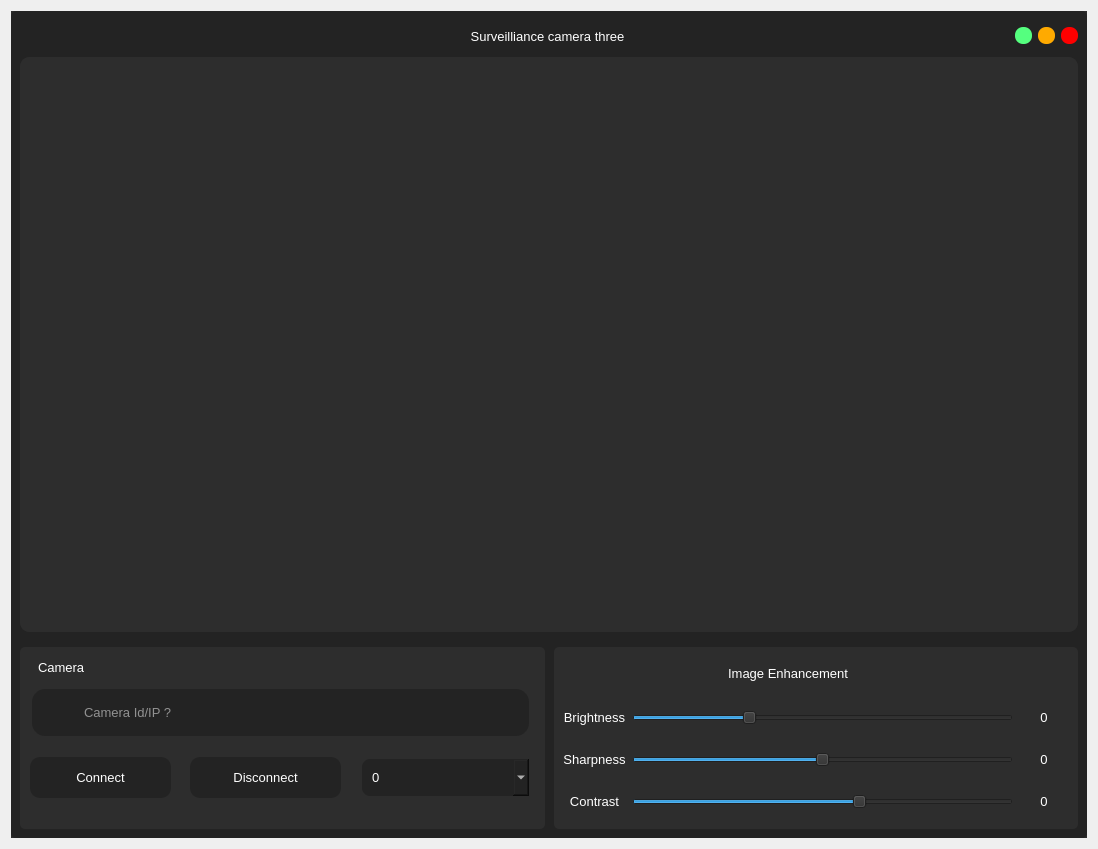
<?xml version="1.0" encoding="UTF-8"?>
<ui version="4.0">
 <class>Dialog</class>
 <widget class="QDialog" name="Dialog">
  <property name="geometry">
   <rect>
    <x>0</x>
    <y>0</y>
    <width>1098</width>
    <height>849</height>
   </rect>
  </property>
  <property name="minimumSize">
   <size>
    <width>1098</width>
    <height>819</height>
   </size>
  </property>
  <property name="maximumSize">
   <size>
    <width>1098</width>
    <height>880</height>
   </size>
  </property>
  <property name="windowTitle">
   <string>Dialog</string>
  </property>
  <layout class="QVBoxLayout" name="verticalLayout">
   <item>
    <widget class="QFrame" name="frame">
     <property name="styleSheet">
      <string notr="true">background-color: rgb(45, 45, 45);</string>
     </property>
     <property name="frameShape">
      <enum>QFrame::NoFrame</enum>
     </property>
     <property name="frameShadow">
      <enum>QFrame::Raised</enum>
     </property>
     <layout class="QVBoxLayout" name="verticalLayout_4">
      <property name="spacing">
       <number>0</number>
      </property>
      <property name="leftMargin">
       <number>0</number>
      </property>
      <property name="topMargin">
       <number>0</number>
      </property>
      <property name="rightMargin">
       <number>0</number>
      </property>
      <property name="bottomMargin">
       <number>0</number>
      </property>
      <item>
       <widget class="QFrame" name="frame_2">
        <property name="styleSheet">
         <string notr="true">QFrame{
	background-color: rgb(35, 35, 35);
	border-radius:5px;
}</string>
        </property>
        <property name="frameShape">
         <enum>QFrame::NoFrame</enum>
        </property>
        <property name="frameShadow">
         <enum>QFrame::Raised</enum>
        </property>
        <layout class="QVBoxLayout" name="verticalLayout_2">
         <property name="leftMargin">
          <number>0</number>
         </property>
         <property name="topMargin">
          <number>0</number>
         </property>
         <property name="rightMargin">
          <number>0</number>
         </property>
         <property name="bottomMargin">
          <number>0</number>
         </property>
         <item>
          <widget class="QFrame" name="frame_3">
           <property name="minimumSize">
            <size>
             <width>0</width>
             <height>40</height>
            </size>
           </property>
           <property name="maximumSize">
            <size>
             <width>16777215</width>
             <height>30</height>
            </size>
           </property>
           <property name="frameShape">
            <enum>QFrame::NoFrame</enum>
           </property>
           <property name="frameShadow">
            <enum>QFrame::Raised</enum>
           </property>
           <layout class="QHBoxLayout" name="horizontalLayout">
            <property name="topMargin">
             <number>0</number>
            </property>
            <property name="bottomMargin">
             <number>0</number>
            </property>
            <item>
             <widget class="QLabel" name="label">
              <property name="minimumSize">
               <size>
                <width>60</width>
                <height>0</height>
               </size>
              </property>
              <property name="maximumSize">
               <size>
                <width>60</width>
                <height>16777215</height>
               </size>
              </property>
              <property name="text">
               <string/>
              </property>
              <property name="pixmap">
               <pixmap resource="../resource/asset.qrc">:/icons/asset/video.svg</pixmap>
              </property>
             </widget>
            </item>
            <item>
             <widget class="QLabel" name="label_2">
              <property name="font">
               <font>
                <family>Arial</family>
                <pointsize>10</pointsize>
               </font>
              </property>
              <property name="styleSheet">
               <string notr="true">QLabel{
	color: rgb(255, 255, 255);
}</string>
              </property>
              <property name="text">
               <string>Surveilliance camera three</string>
              </property>
              <property name="alignment">
               <set>Qt::AlignCenter</set>
              </property>
             </widget>
            </item>
            <item>
             <widget class="QPushButton" name="btn_minimize">
              <property name="minimumSize">
               <size>
                <width>16</width>
                <height>16</height>
               </size>
              </property>
              <property name="maximumSize">
               <size>
                <width>17</width>
                <height>17</height>
               </size>
              </property>
              <property name="styleSheet">
               <string notr="true">QPushButton{
	background-color: rgb(85, 255, 127);
	border:none;
	border-radius: 8px;
}

QPushButton:hover{	
	background-color: rgba(85, 255, 127,150);
	
}</string>
              </property>
              <property name="text">
               <string/>
              </property>
             </widget>
            </item>
            <item>
             <widget class="QPushButton" name="btn_maximize">
              <property name="minimumSize">
               <size>
                <width>16</width>
                <height>16</height>
               </size>
              </property>
              <property name="maximumSize">
               <size>
                <width>17</width>
                <height>17</height>
               </size>
              </property>
              <property name="styleSheet">
               <string notr="true">QPushButton{
	
	background-color: rgb(255, 170, 0);
	border:none;
	border-radius: 8px;
}

QPushButton:hover{	
	background-color: rgba(255, 170, 0,150);
	
}</string>
              </property>
              <property name="text">
               <string/>
              </property>
             </widget>
            </item>
            <item>
             <widget class="QPushButton" name="btn_close">
              <property name="minimumSize">
               <size>
                <width>16</width>
                <height>16</height>
               </size>
              </property>
              <property name="maximumSize">
               <size>
                <width>17</width>
                <height>17</height>
               </size>
              </property>
              <property name="styleSheet">
               <string notr="true">QPushButton{
	background-color: rgb(255, 0, 0);
	border:none;
	border-radius: 8px;
}

QPushButton:hover{	
	background-color: rgba(255, 0, 0,150);
	
}</string>
              </property>
              <property name="text">
               <string/>
              </property>
             </widget>
            </item>
           </layout>
          </widget>
         </item>
         <item>
          <widget class="QFrame" name="frame_4">
           <property name="frameShape">
            <enum>QFrame::NoFrame</enum>
           </property>
           <property name="frameShadow">
            <enum>QFrame::Raised</enum>
           </property>
           <layout class="QVBoxLayout" name="verticalLayout_3">
            <property name="leftMargin">
             <number>9</number>
            </property>
            <property name="topMargin">
             <number>0</number>
            </property>
            <property name="rightMargin">
             <number>9</number>
            </property>
            <property name="bottomMargin">
             <number>0</number>
            </property>
            <item>
             <widget class="QFrame" name="camera_view">
              <property name="minimumSize">
               <size>
                <width>0</width>
                <height>400</height>
               </size>
              </property>
              <property name="styleSheet">
               <string notr="true">QFrame{
	border-radius:10px;
	background-color: rgb(45, 45, 45);
}</string>
              </property>
              <property name="frameShape">
               <enum>QFrame::NoFrame</enum>
              </property>
              <property name="frameShadow">
               <enum>QFrame::Raised</enum>
              </property>
              <layout class="QVBoxLayout" name="verticalLayout_5">
               <property name="spacing">
                <number>6</number>
               </property>
               <property name="leftMargin">
                <number>0</number>
               </property>
               <property name="topMargin">
                <number>0</number>
               </property>
               <property name="rightMargin">
                <number>0</number>
               </property>
               <property name="bottomMargin">
                <number>0</number>
               </property>
               <item>
                <widget class="QLabel" name="camera_feeds">
                 <property name="font">
                  <font>
                   <family>Arial</family>
                   <pointsize>12</pointsize>
                  </font>
                 </property>
                 <property name="styleSheet">
                  <string notr="true">QLabel{
	color: rgb(255, 255, 255);
	border-radius:10px;
	background-color: rgb(45, 45, 45);
}</string>
                 </property>
                 <property name="text">
                  <string/>
                 </property>
                 <property name="pixmap">
                  <pixmap resource="../resource/asset.qrc">:/icons/asset/camera-off.svg</pixmap>
                 </property>
                 <property name="alignment">
                  <set>Qt::AlignCenter</set>
                 </property>
                </widget>
               </item>
              </layout>
             </widget>
            </item>
           </layout>
          </widget>
         </item>
         <item>
          <widget class="QFrame" name="frame_5">
           <property name="maximumSize">
            <size>
             <width>16777215</width>
             <height>200</height>
            </size>
           </property>
           <property name="frameShape">
            <enum>QFrame::NoFrame</enum>
           </property>
           <property name="frameShadow">
            <enum>QFrame::Raised</enum>
           </property>
           <layout class="QHBoxLayout" name="horizontalLayout_2">
            <property name="spacing">
             <number>9</number>
            </property>
            <property name="leftMargin">
             <number>9</number>
            </property>
            <item>
             <widget class="QFrame" name="frame_6">
              <property name="minimumSize">
               <size>
                <width>525</width>
                <height>0</height>
               </size>
              </property>
              <property name="maximumSize">
               <size>
                <width>520</width>
                <height>16777215</height>
               </size>
              </property>
              <property name="styleSheet">
               <string notr="true">
QFrame{
	background-color: rgb(45, 45, 45);
	border-radius:5px;
}</string>
              </property>
              <property name="frameShape">
               <enum>QFrame::StyledPanel</enum>
              </property>
              <property name="frameShadow">
               <enum>QFrame::Raised</enum>
              </property>
              <widget class="QLabel" name="label_28">
               <property name="geometry">
                <rect>
                 <x>20</x>
                 <y>50</y>
                 <width>41</width>
                 <height>31</height>
                </rect>
               </property>
               <property name="styleSheet">
                <string notr="true">background-color: rgb(35,35,35);</string>
               </property>
               <property name="text">
                <string/>
               </property>
               <property name="pixmap">
                <pixmap resource="../resource/asset.qrc">:/icons/asset/video.svg</pixmap>
               </property>
              </widget>
              <widget class="QPushButton" name="btn_exit_cam_connect">
               <property name="geometry">
                <rect>
                 <x>10</x>
                 <y>110</y>
                 <width>141</width>
                 <height>41</height>
                </rect>
               </property>
               <property name="font">
                <font>
                 <pointsize>10</pointsize>
                </font>
               </property>
               <property name="styleSheet">
                <string notr="true">QPushButton{
	color: rgb(255, 255, 255);
	background-color: rgb(35, 35, 35);
	border:none;
	border-radius: 10px;
}

QPushButton:hover{
	border-radius: 20px;
}

QPushButton:pressed{
	border: 2px solid rgb(255,255,255);	
}</string>
               </property>
               <property name="text">
                <string>Connect</string>
               </property>
               <property name="icon">
                <iconset resource="../resource/asset.qrc">
                 <normaloff>:/icons/asset/video.svg</normaloff>:/icons/asset/video.svg</iconset>
               </property>
               <property name="iconSize">
                <size>
                 <width>30</width>
                 <height>30</height>
                </size>
               </property>
               <property name="flat">
                <bool>true</bool>
               </property>
              </widget>
              <widget class="QLineEdit" name="exit_cam_ip">
               <property name="geometry">
                <rect>
                 <x>10</x>
                 <y>40</y>
                 <width>501</width>
                 <height>51</height>
                </rect>
               </property>
               <property name="font">
                <font>
                 <pointsize>10</pointsize>
                </font>
               </property>
               <property name="styleSheet">
                <string notr="true">QLineEdit{
    background-color: rgb(35,35,35);
	color: rgb(255, 255, 255);
	border: 2px solid  rgb(45, 45, 45);
	border-radius:15px;
	padding-left: 50px;
}

QLineEdit:hover{
	border:2px solid rgb(35, 35, 35);
}

QLineEdit:focus{
	border:2px solid rgb(255, 255, 255);
}</string>
               </property>
               <property name="placeholderText">
                <string>Camera Id/IP ?</string>
               </property>
               <property name="clearButtonEnabled">
                <bool>true</bool>
               </property>
              </widget>
              <widget class="QComboBox" name="exit_comboBox">
               <property name="geometry">
                <rect>
                 <x>340</x>
                 <y>110</y>
                 <width>171</width>
                 <height>41</height>
                </rect>
               </property>
               <property name="minimumSize">
                <size>
                 <width>0</width>
                 <height>41</height>
                </size>
               </property>
               <property name="maximumSize">
                <size>
                 <width>16777215</width>
                 <height>41</height>
                </size>
               </property>
               <property name="font">
                <font>
                 <pointsize>10</pointsize>
                </font>
               </property>
               <property name="styleSheet">
                <string notr="true">QComboBox{
	background-color: rgb(35,35,35);
	color: rgb(255, 255, 255);
	border: 2px solid rgb(45, 45, 45);
	padding-left:10px;
	border-radius: 10px;
}</string>
               </property>
               <property name="frame">
                <bool>false</bool>
               </property>
               <item>
                <property name="text">
                 <string>0</string>
                </property>
               </item>
               <item>
                <property name="text">
                 <string>1</string>
                </property>
               </item>
               <item>
                <property name="text">
                 <string>2</string>
                </property>
               </item>
               <item>
                <property name="text">
                 <string>3</string>
                </property>
               </item>
               <item>
                <property name="text">
                 <string>4</string>
                </property>
               </item>
               <item>
                <property name="text">
                 <string>5</string>
                </property>
               </item>
              </widget>
              <widget class="QPushButton" name="btn_exit_cam_disconect">
               <property name="geometry">
                <rect>
                 <x>170</x>
                 <y>110</y>
                 <width>151</width>
                 <height>41</height>
                </rect>
               </property>
               <property name="font">
                <font>
                 <pointsize>10</pointsize>
                </font>
               </property>
               <property name="styleSheet">
                <string notr="true">QPushButton{
	color: rgb(255, 255, 255);
	background-color: rgb(35, 35, 35);
	border:none;
	border-radius: 10px;
}

QPushButton:hover{
	border-radius: 20px;
}

QPushButton:pressed{
	border: 2px solid rgb(255,255,255);	
}</string>
               </property>
               <property name="text">
                <string>Disconnect</string>
               </property>
               <property name="icon">
                <iconset resource="../resource/asset.qrc">
                 <normaloff>:/icons/asset/video-off.svg</normaloff>:/icons/asset/video-off.svg</iconset>
               </property>
               <property name="iconSize">
                <size>
                 <width>30</width>
                 <height>30</height>
                </size>
               </property>
               <property name="flat">
                <bool>true</bool>
               </property>
              </widget>
              <widget class="QLabel" name="label_15">
               <property name="geometry">
                <rect>
                 <x>10</x>
                 <y>10</y>
                 <width>451</width>
                 <height>20</height>
                </rect>
               </property>
               <property name="minimumSize">
                <size>
                 <width>0</width>
                 <height>20</height>
                </size>
               </property>
               <property name="maximumSize">
                <size>
                 <width>16777215</width>
                 <height>20</height>
                </size>
               </property>
               <property name="font">
                <font>
                 <family>Arial</family>
                 <pointsize>10</pointsize>
                </font>
               </property>
               <property name="styleSheet">
                <string notr="true">color: rgb(255, 255, 255);
padding-left:5px;</string>
               </property>
               <property name="text">
                <string>Camera </string>
               </property>
               <property name="alignment">
                <set>Qt::AlignLeading|Qt::AlignLeft|Qt::AlignVCenter</set>
               </property>
              </widget>
              <zorder>btn_exit_cam_connect</zorder>
              <zorder>exit_cam_ip</zorder>
              <zorder>exit_comboBox</zorder>
              <zorder>btn_exit_cam_disconect</zorder>
              <zorder>label_28</zorder>
              <zorder>label_15</zorder>
             </widget>
            </item>
            <item>
             <widget class="QFrame" name="frame_7">
              <property name="maximumSize">
               <size>
                <width>525</width>
                <height>16777215</height>
               </size>
              </property>
              <property name="styleSheet">
               <string notr="true">QFrame{
	background-color: rgb(45, 45, 45);
	border-radius:5px;
}</string>
              </property>
              <property name="frameShape">
               <enum>QFrame::NoFrame</enum>
              </property>
              <property name="frameShadow">
               <enum>QFrame::Raised</enum>
              </property>
              <layout class="QGridLayout" name="gridLayout">
               <property name="verticalSpacing">
                <number>20</number>
               </property>
               <item row="1" column="1">
                <widget class="QSlider" name="brightness">
                 <property name="toolTip">
                  <string/>
                 </property>
                 <property name="maximum">
                  <number>100</number>
                 </property>
                 <property name="value">
                  <number>30</number>
                 </property>
                 <property name="orientation">
                  <enum>Qt::Horizontal</enum>
                 </property>
                </widget>
               </item>
               <item row="2" column="0">
                <widget class="QLabel" name="entry_erosion_label">
                 <property name="font">
                  <font>
                   <family>Arial</family>
                   <pointsize>10</pointsize>
                   <weight>50</weight>
                   <bold>false</bold>
                  </font>
                 </property>
                 <property name="styleSheet">
                  <string notr="true">QLabel{
	color: rgb(255, 255, 255);
	background-color: rgb(45, 45, 45);
	border-radius: 10px;
}</string>
                 </property>
                 <property name="text">
                  <string>Sharpness</string>
                 </property>
                 <property name="alignment">
                  <set>Qt::AlignCenter</set>
                 </property>
                </widget>
               </item>
               <item row="1" column="0">
                <widget class="QLabel" name="entry_dilation_label">
                 <property name="font">
                  <font>
                   <family>Arial</family>
                   <pointsize>10</pointsize>
                   <weight>50</weight>
                   <bold>false</bold>
                  </font>
                 </property>
                 <property name="styleSheet">
                  <string notr="true">QLabel{
	color: rgb(255, 255, 255);
	background-color: rgb(45, 45, 45);
	border-radius: 10px;
}</string>
                 </property>
                 <property name="text">
                  <string>Brightness</string>
                 </property>
                 <property name="alignment">
                  <set>Qt::AlignCenter</set>
                 </property>
                </widget>
               </item>
               <item row="2" column="1">
                <widget class="QSlider" name="sharpness">
                 <property name="maximum">
                  <number>100</number>
                 </property>
                 <property name="singleStep">
                  <number>1</number>
                 </property>
                 <property name="value">
                  <number>50</number>
                 </property>
                 <property name="orientation">
                  <enum>Qt::Horizontal</enum>
                 </property>
                </widget>
               </item>
               <item row="3" column="0">
                <widget class="QLabel" name="entry_blur_label">
                 <property name="font">
                  <font>
                   <family>Arial</family>
                   <pointsize>10</pointsize>
                   <weight>50</weight>
                   <bold>false</bold>
                  </font>
                 </property>
                 <property name="styleSheet">
                  <string notr="true">QLabel{
	color: rgb(255, 255, 255);
	background-color: rgb(45, 45, 45);
	border-radius: 10px;
}</string>
                 </property>
                 <property name="text">
                  <string>Contrast</string>
                 </property>
                 <property name="alignment">
                  <set>Qt::AlignCenter</set>
                 </property>
                </widget>
               </item>
               <item row="1" column="2">
                <widget class="QLabel" name="brightness_value">
                 <property name="minimumSize">
                  <size>
                   <width>50</width>
                   <height>0</height>
                  </size>
                 </property>
                 <property name="font">
                  <font>
                   <family>Arial</family>
                   <pointsize>10</pointsize>
                   <weight>50</weight>
                   <bold>false</bold>
                  </font>
                 </property>
                 <property name="styleSheet">
                  <string notr="true">QLabel{
	color: rgb(255, 255, 255);
	background-color: rgb(45, 45, 45);
	border-radius: 10px;
}</string>
                 </property>
                 <property name="text">
                  <string>0</string>
                 </property>
                 <property name="alignment">
                  <set>Qt::AlignCenter</set>
                 </property>
                </widget>
               </item>
               <item row="0" column="0" colspan="2">
                <widget class="QLabel" name="label_14">
                 <property name="minimumSize">
                  <size>
                   <width>0</width>
                   <height>20</height>
                  </size>
                 </property>
                 <property name="maximumSize">
                  <size>
                   <width>16777215</width>
                   <height>20</height>
                  </size>
                 </property>
                 <property name="font">
                  <font>
                   <family>Arial</family>
                   <pointsize>10</pointsize>
                  </font>
                 </property>
                 <property name="styleSheet">
                  <string notr="true">color: rgb(255, 255, 255);</string>
                 </property>
                 <property name="text">
                  <string>Image Enhancement</string>
                 </property>
                 <property name="alignment">
                  <set>Qt::AlignCenter</set>
                 </property>
                </widget>
               </item>
               <item row="3" column="2">
                <widget class="QLabel" name="contrast_value">
                 <property name="minimumSize">
                  <size>
                   <width>50</width>
                   <height>0</height>
                  </size>
                 </property>
                 <property name="font">
                  <font>
                   <family>Arial</family>
                   <pointsize>10</pointsize>
                   <weight>50</weight>
                   <bold>false</bold>
                  </font>
                 </property>
                 <property name="styleSheet">
                  <string notr="true">QLabel{
	color: rgb(255, 255, 255);
	background-color: rgb(45, 45, 45);
	border-radius: 10px;
}</string>
                 </property>
                 <property name="text">
                  <string>0</string>
                 </property>
                 <property name="alignment">
                  <set>Qt::AlignCenter</set>
                 </property>
                </widget>
               </item>
               <item row="2" column="2">
                <widget class="QLabel" name="sharpness_value">
                 <property name="minimumSize">
                  <size>
                   <width>50</width>
                   <height>0</height>
                  </size>
                 </property>
                 <property name="font">
                  <font>
                   <family>Arial</family>
                   <pointsize>10</pointsize>
                   <weight>50</weight>
                   <bold>false</bold>
                  </font>
                 </property>
                 <property name="styleSheet">
                  <string notr="true">QLabel{
	color: rgb(255, 255, 255);
	background-color: rgb(45, 45, 45);
	border-radius: 10px;
}</string>
                 </property>
                 <property name="text">
                  <string>0</string>
                 </property>
                 <property name="alignment">
                  <set>Qt::AlignCenter</set>
                 </property>
                </widget>
               </item>
               <item row="3" column="1">
                <widget class="QSlider" name="contrast">
                 <property name="maximum">
                  <number>100</number>
                 </property>
                 <property name="value">
                  <number>60</number>
                 </property>
                 <property name="orientation">
                  <enum>Qt::Horizontal</enum>
                 </property>
                </widget>
               </item>
              </layout>
             </widget>
            </item>
           </layout>
          </widget>
         </item>
        </layout>
       </widget>
      </item>
     </layout>
    </widget>
   </item>
  </layout>
 </widget>
 <resources>
  <include location="../resource/asset.qrc"/>
 </resources>
 <connections/>
</ui>
